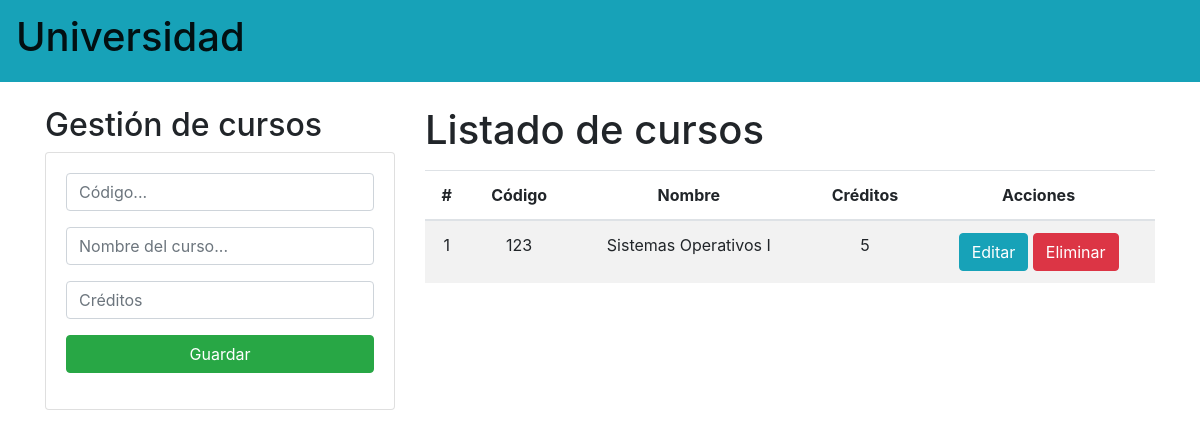
Before: / with the older database file.
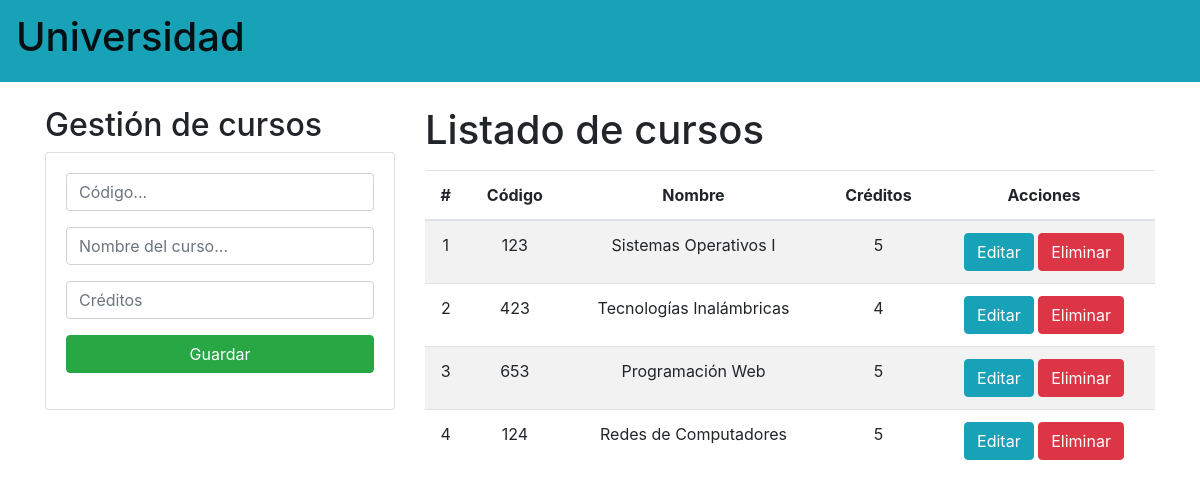
After: the same page with the newer database file.
### academico/models.py (models this page shows, shortened)
class Curso(models.Model):
    codigo = models.CharField(primary_key=True, max_length=6)
    nombre = models.CharField(max_length=50)
    creditos = models.PositiveSmallIntegerField()

### academico/views.py (the view)
# urls.py: path('', views.index),
def index(request):
    cursos = Curso.objects.all()
    return render(request, 'academico/gestionCursos.html', {'cursos': cursos})

### academico/templates/academico/gestionCursos.html (shortened to what this page needs)
{% extends 'academico/base.html' %} {% block body %}
<div class="row">
  <div class="col-sm-12 col-md-6 col-lg-4 col-xl-4">
    <h2>Gestión de cursos</h2>
    <div class="card">
      <div class="card-body">
        <form action="/registrar-curso/" method="POST">
          <div class="form-group">
            <input
              type="text"
              id="txtCodigo"
              name="txtCodigo"
              class="form-control"
              placeholder="Código..."
              required
            />
          </div>
          <div class="form-group">
            <input
              type="text"
              id="txtNombre"
              name="txtNombre"
              class="form-control"
              placeholder="Nombre del curso..."
              required
            />
          </div>
          <div class="form-group">
            <input
              type="text"
              id="numCreditos"
              name="numCreditos"
              class="form-control"
              placeholder="Créditos"
              required
            />
          </div>
          <div class="form-group">
            <button type="submit" class="btn btn-success btn-block text-white">
              Guardar
            </button>
          </div>
        </form>
      </div>
    </div>
  </div>
  <div class="col-sm-12 col-md-6 col-lg-8 col-xl-8">
    <h1>Listado de cursos</h1>
    <div class="table-responsive py-2">
      <table class="table table-striped">
        <thead>
          <tr>
            <th>#</th>
            <th>Código</th>
            <th>Nombre</th>
            <th>Créditos</th>
            <th colspan="2">Acciones</th>
          </tr>
        </thead>
        <tbody>
          {% for curso in cursos %}
          <tr>
            <td>{{ forloop.counter }}</td>
            <td>{{ curso.codigo }}</td>
            <td>{{ curso.nombre }}</td>
            <td>{{ curso.creditos }}</td>
            <td>
              <a class="btn btn-info" href="/editar-curso/{{curso.codigo}}"
                >Editar</a
              >
              <a
                class="btn btn-danger btnEliminar"
                href="/eliminar-curso/{{curso.codigo}}"
                >Eliminar</a
              >
            </td>
          </tr>
          {% endfor %}
        </tbody>
      </table>
    </div>
  </div>
</div>
{% endblock body %}

### academico/templates/academico/base.html (shortened to what this page needs)
{% load static %}
<!DOCTYPE html>
<html lang="en">
  <head>
    <link
      rel="stylesheet"
      href="https://cdn.jsdelivr.net/npm/bootstrap@4.6.1/dist/css/bootstrap.min.css"
    />
    <link
      rel="stylesheet"
      href="{% static 'academico/css/gestion-cursos.css' %}"
    />
  </head>
  <body>
    <nav class="navbar navbar-expand-lg navbar-light bg-info">
      <a class="navbar-brand" href="#">
        <h1>Universidad</h1>
      </a>
    </nav>
    <div class="container py-4">{% block body %}{% endblock body %}</div>
  </body>
</html>

### academico/static/academico/css/gestion-cursos.css (style rules this page uses)
th, td { text-align: center; vertical-align: middle; }

Changed rows visible on the page:
added Curso: codigo "423", nombre "Tecnologías Inalámbricas", creditos "4"
added Curso: codigo "653", nombre "Programación Web", creditos "5"
added Curso: codigo "124", nombre "Redes de Computadores", creditos "5"
